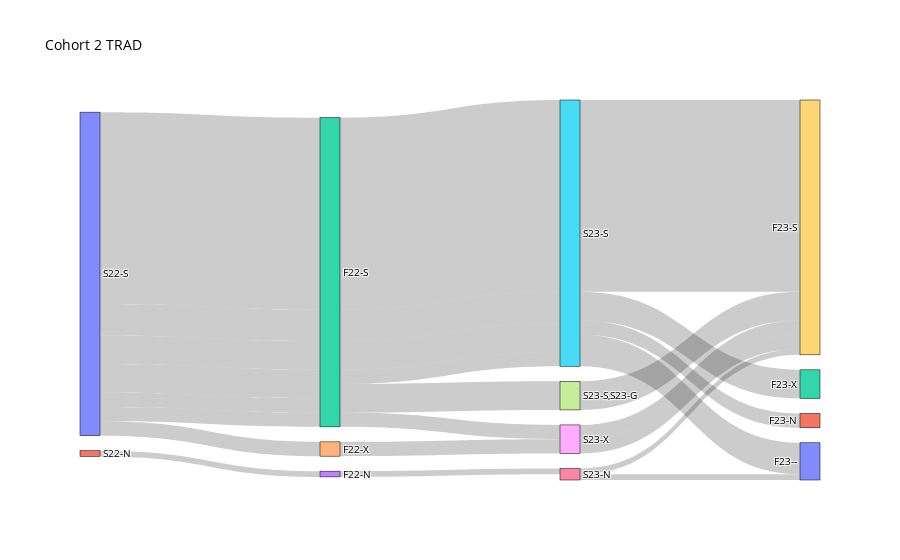

This figure's notebook cell:
### Code cell
# TRAD CO 2
pd.set_option('display.max_rows', None)
pd.set_option('display.max_columns', None)


fig = go.Figure(data=[go.Sankey(
    node=dict(
        pad=15,
        thickness=20,
        line=dict(color="black", width=0.5),
        label=['S22-S','S22-N','F22-S','F22-N','F22-X','S23-S','S23-N','S23-S,S23-G','S23-X','F23-S','F23--','F23-N','F23-X'],
    ),
    link=dict(
        source=[0,2,5,0,2,5, 0,2,5, 0,2,7,0,2,5, 0,2,8,0,4,8,1,3,6,6],
        target=[2,5,9,2,5,10,2,5,12,2,7,9,2,5,11,2,8,9,4,8,9,3,6,9,10],
        value=[67,67,67,11,11,11,10,10,10,10,10,10,5,5,5,5,5,5,5,5,5,2,2,2,2]  
    ),
)])

# Update layout settings if needed
fig.update_layout(title_text="Cohort 2 TRAD",
                  font=dict(size=10, color="black"),
                  )
fig.show()

### Figure 1 — Plotly figure (JSON) as saved in the notebook; plotly's stock layout.template omitted (floating-point values rounded to 4 significant figures)
{"data": [{"link": {"source": [0, 2, 5, 0, 2, 5, 0, 2, 5, 0, 2, 7, 0, 2, 5, 0, 2, 8, 0, 4, 8, 1, 3, 6, 6], "target": [2, 5, 9, 2, 5, 10, 2, 5, 12, 2, 7, 9, 2, 5, 11, 2, 8, 9, 4, 8, 9, 3, 6, 9, 10], "value": [67, 67, 67, 11, 11, 11, 10, 10, 10, 10, 10, 10, 5, 5, 5, 5, 5, 5, 5, 5, 5, 2, 2, 2, 2]}, "node": {"label": ["S22-S", "S22-N", "F22-S", "F22-N", "F22-X", "S23-S", "S23-N", "S23-S,S23-G", "S23-X", "F23-S", "F23--", "F23-N", "F23-X"], "line": {"color": "black", "width": 0.5}, "pad": 15, "thickness": 20}, "type": "sankey"}], "layout": {"autosize": true, "font": {"color": "black", "size": 10}, "title": {"text": "Cohort 2 TRAD"}}}
